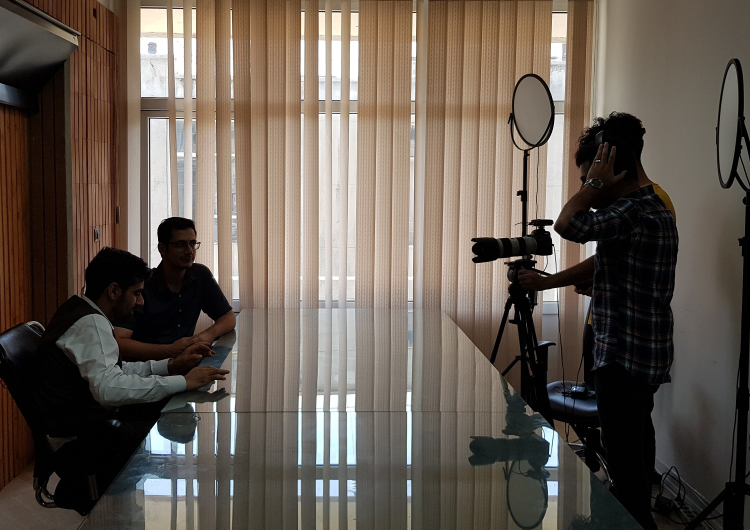
#> input picture images/room-light.jpg, 1500 x 1059 px (shown at 1/2 size)
$ jupyter execute --allow-errors 10-Gamma-correction.ipynb
#> lines starting #> are read from the running program, lines starting #| are printed output that depends on the picture
# <div style="direction:rtl;text-align:right;font-family:B Lotus, B Nazanin, Tahoma">تنظیم روشنایی و کنتراست(با تصحیح گاما)</div>
<div style="direction:rtl;text-align:right;font-family:Tahoma">
تصحیح گاما را می توان برای تصحیح روشنایی یک تصویر با استفاده از تبدیل غیر خطی بین مقادیر ورودی و مقادیر خروجی نگاشت شده استفاده کرد:</div>
<br/>

$$O = \left( \frac{I}{255} \right)^{\gamma} \times 255$$

<br/>
<div style="direction:rtl;text-align:right;font-family:Tahoma">
از آنجایی که این رابطه غیر خطی است، اثر برای همه پیکسل ها یکسان نخواهد بود و به مقدار اصلی آنها بستگی دارد.
</div>

<div style="direction:rtl;text-align:right;font-family:Tahoma">
وقتی
$$\gamma < 1$$
مناطق تاریک اصلی روشن تر خواهند بود و هیستوگرام به سمت راست منتقل می شود در حالی که با
$$\gamma > 1$$
برعکس خواهد بود.
</div>

# <div style="direction:rtl;text-align:right;font-family:B Lotus, B Nazanin, Tahoma">تصحیح یک تصویر کم نور یا underexposed image</div>

[cell 1]
import cv2
import numpy as np
import matplotlib.pyplot as plt

gamma = 0.4

img_original = cv2.imread("images/room-light.jpg")
#> img_original is the input picture: shape (1059, 1500, 3); mean B, G, R 81.6, 91.3, 101.9
lookUpTable = np.empty((1,256), np.uint8)

for i in range(256):
    lookUpTable[0,i] = np.clip(pow(i / 255.0, gamma) * 255.0, 0, 255)
out = cv2.LUT(img_original, lookUpTable)
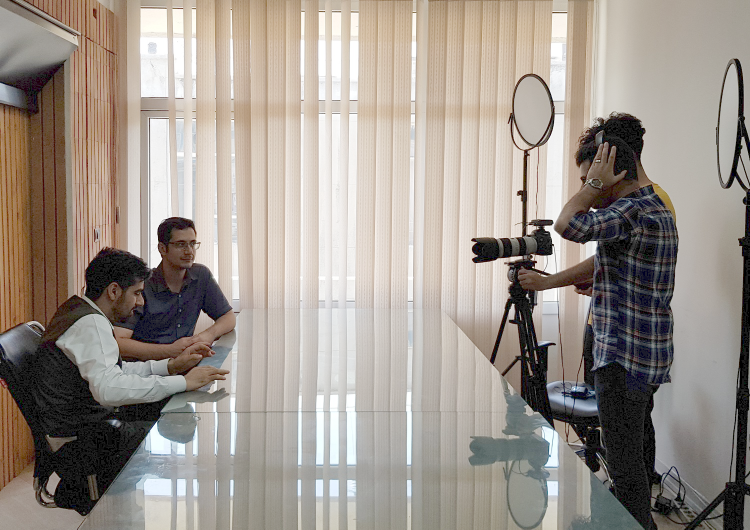
#> out: shape (1059, 1500, 3) (shown at 1/2 size); mean B, G, R 141.5, 149.7, 158.3


plt.figure(figsize=[15,5])
plt.subplot(121);plt.imshow(img_original[...,::-1]);plt.title("Original");
plt.subplot(122);plt.imshow(out[...,::-1]);plt.title("Output");
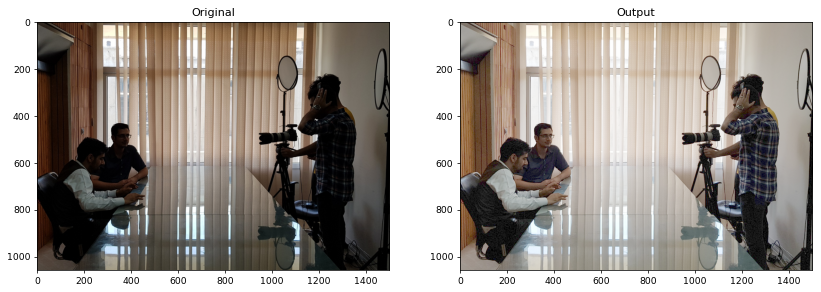
#> figure drawn by matplotlib, 2 panels

# <div style="direction:rtl;text-align:right;font-family:B Lotus, B Nazanin, Tahoma">مقایسه این روش با روش قبل</div>

[cell 2]
import cv2
import numpy as np
import matplotlib.pyplot as plt

gamma = 0.4

img_original1 = cv2.imread("images/aa.jpg")
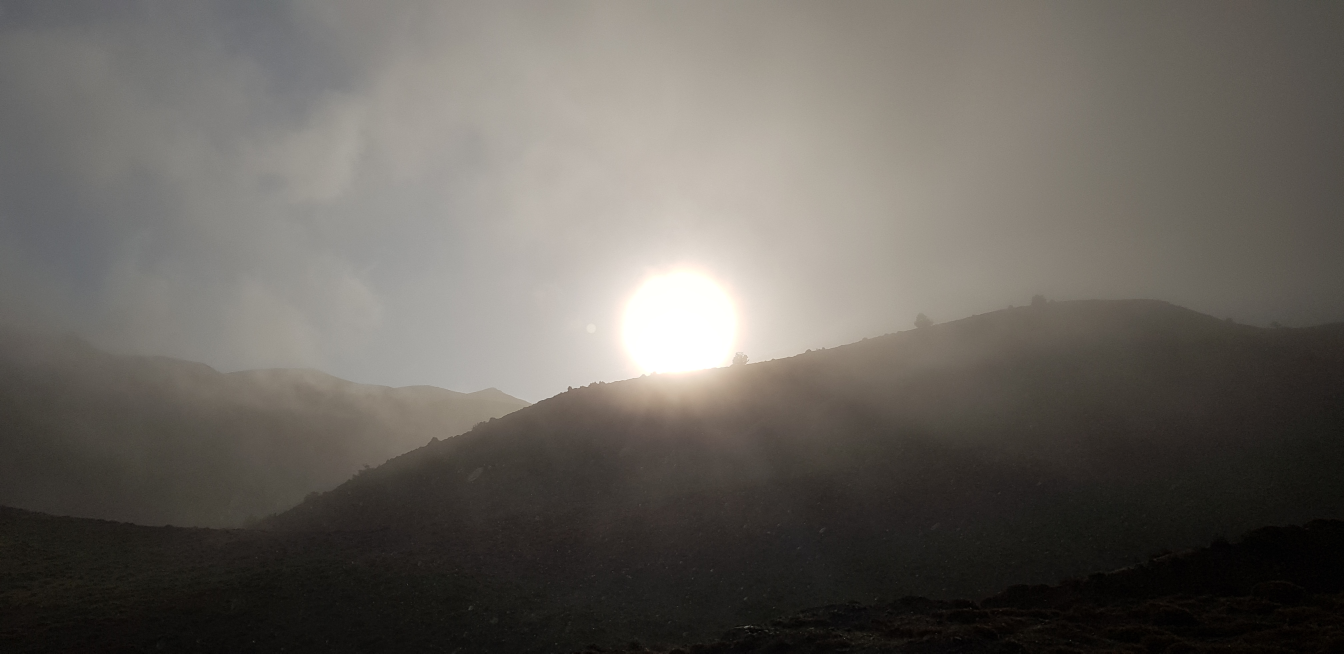
#> input picture images/aa.jpg, 4032 x 1960 px (shown at 1/3 size)
#> img_original1 is the input picture: shape (1960, 4032, 3); mean B, G, R 93.6, 99.4, 103.6
img_original2 = cv2.imread("images/asalooye.jpg")
output_linear1 = cv2.convertScaleAbs(img_original1, alpha=1.3, beta=40)
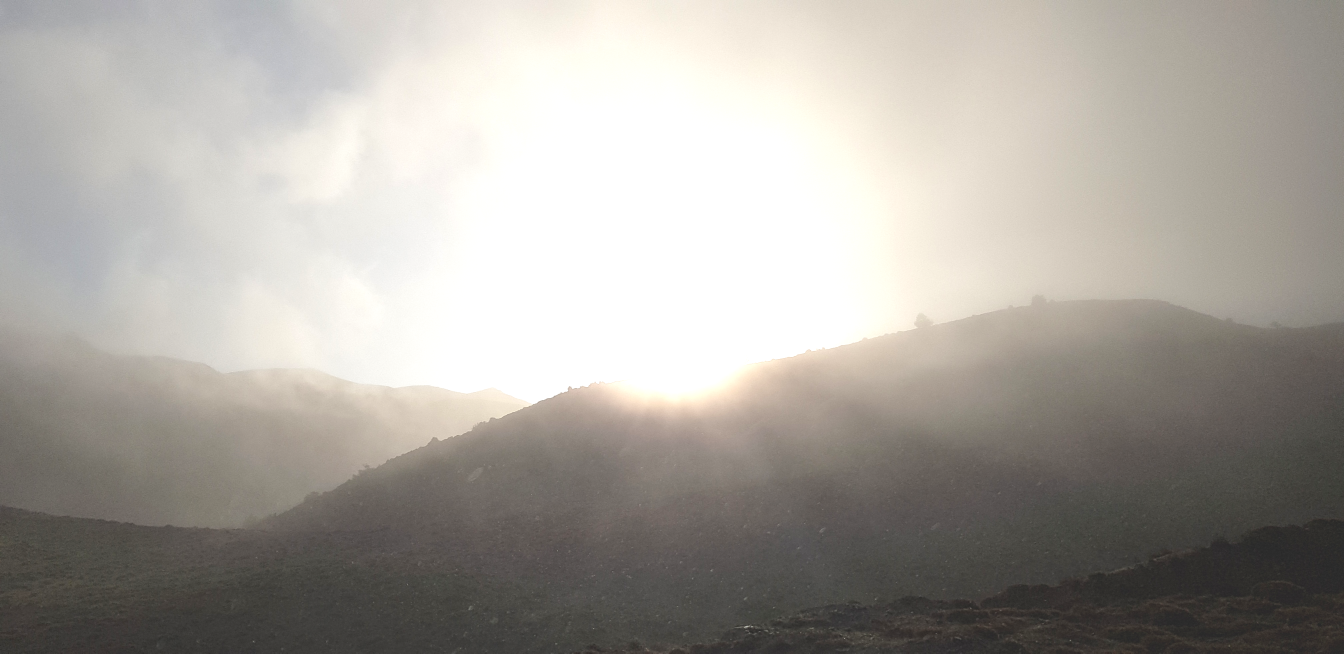
#> output_linear1: shape (1960, 4032, 3) (shown at 1/3 size); mean B, G, R 158.2, 164.5, 168.8
output_linear2 = cv2.convertScaleAbs(img_original2, alpha=1.3, beta=40)

lookUpTable = np.empty((1,256), np.uint8)

for i in range(256):
    lookUpTable[0,i] = np.clip(pow(i / 255.0, gamma) * 255.0, 0, 255)

output_gammacorrected1 = cv2.LUT(img_original1, lookUpTable)
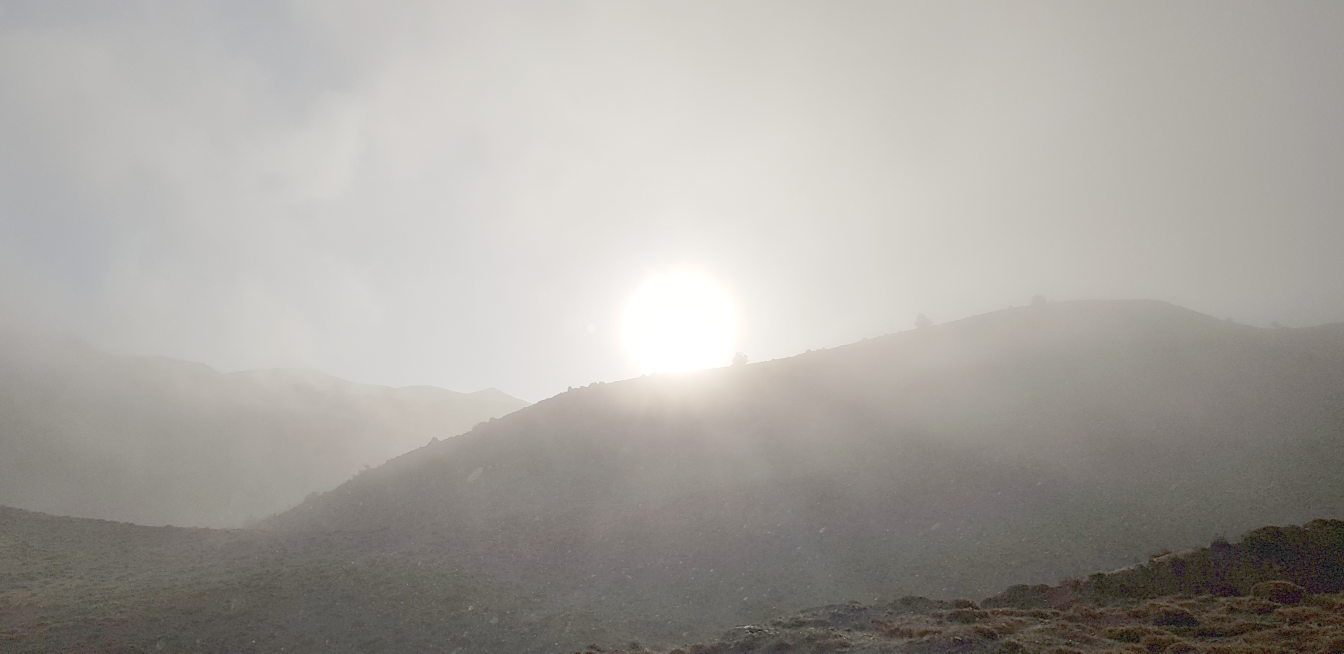
#> output_gammacorrected1: shape (1960, 4032, 3) (shown at 1/3 size); mean B, G, R 159.3, 164.1, 167.6
#> (the rest of this cell did not finish here and is left out)
